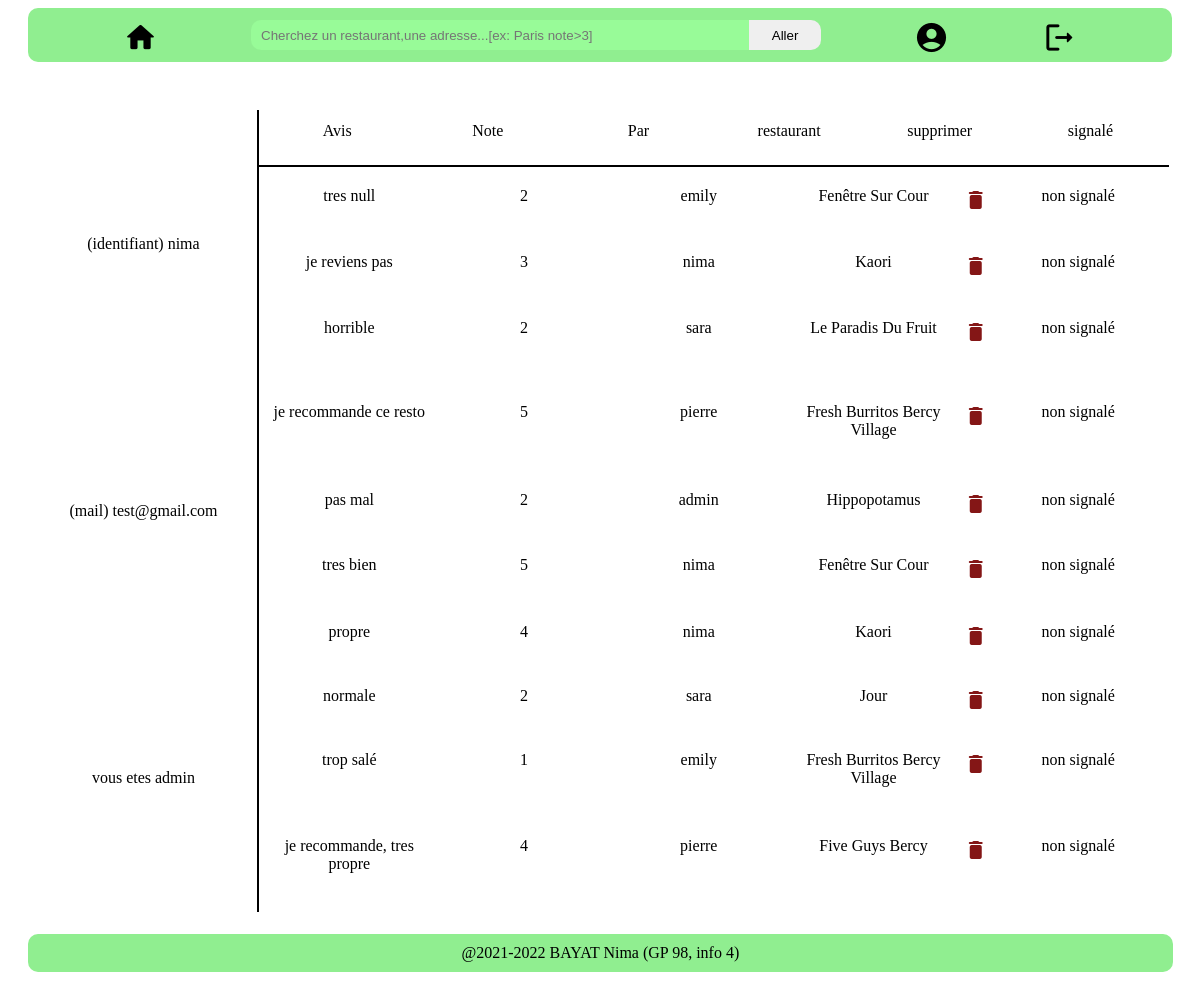
Page /src/views/profile.php (signed in) on the committed database.
### tables this page shows
create table users
(
    identifiant       varchar(32)  NOT NULL,
    mail    varchar(64) NOT NULL,
    isAdmin      INT(1) NOT NULL DEFAULT 0,
    password varchar(1024) NOT NULL,
    userID int AUTO_INCREMENT,
    PRIMARY KEY (userID)
);

create table avis(
    restaurantId int,
    userAvisId int,
    avis varchar(1024) DEFAULT NULL,
    note DOUBLE DEFAULT NULL,
    isReportedBinary INT DEFAULT 0,
    FOREIGN KEY(restaurantId) REFERENCES restaurants(restaurantID),
    FOREIGN KEY(userAvisId) REFERENCES users(userID)
);

create table restaurants
(
    nom       varchar(32)  NOT NULL,
    adress    varchar(128) NOT NULL,
    img__Path varchar(64)  NULL DEFAULT '',
    note      DOUBLE NOT NULL DEFAULT 0,
    restaurantID int AUTO_INCREMENT ,
    PRIMARY KEY (restaurantID)
);

### src/core/restoIDToName.php (called while the page is built, shortened)
<?php
function returnRestoNameFromID($id){
    $conn = getConnection();
    $conn->select_db('leProjet');
    $quary = "SELECT * from restaurants WHERE restaurantID = '$id'";
    $resault = mysqli_query($conn, $quary);
    if ($resault->num_rows > 0){
        return mysqli_fetch_array($resault)['nom'];
    }
    else return '-';
}
?>

### src/core/profileAvisListeBuilder.php (the view, shortened to what this page needs)
<?php
require_once 'restoIDToName.php';
if (isset($_SESSION['user'])){
    $identifant = $_SESSION['user'];
    $dataBaseCallResault = getUserInfoFromDataBase($identifant);
    $isAdmin = $dataBaseCallResault['isAdmin'];
    $userID = $dataBaseCallResault['userID'];
}
function profileGetAvisListe(): ?string
{
    global $isAdmin;
    global $userID;
    $conn = getConnection();
    $conn->select_db('leProjet');
    if ($isAdmin ===0){
        $quary = "SELECT * from avis WHERE userAvisId = '$userID'";
        $resault = mysqli_query($conn, $quary);
    } else {
        $quary = "SELECT * from avis";
        $resault = mysqli_query($conn, $quary);
    }
    if ($resault->num_rows > 0){
        $funcResault = '';
        while ($tmp = mysqli_fetch_array($resault)){
            $funcResault .= avisHTMLBodyBuilder($tmp['avis'], $tmp['note'],
                userIDToName($tmp['userAvisId']), returnRestoNameFromID($tmp['restaurantId']),
                $tmp['isReportedBinary'], $isAdmin);
        }
        return $funcResault;
    }
    else return null;
}
function avisHTMLBodyBuilder($avis, $note, $user, $resturant, $isReportedBinary, $isAdmin): string
{
    $tmp = '';
    if ($isAdmin == 1) {
        if ($isReportedBinary == 1) $tmp .= '<div class="avis" style="color: red">';
        else $tmp .= '<div class="avis">';
    } else $tmp .= '<div class="avis">';
    $tmp .= "<p1>$avis</p1>";
    $tmp .= "<p1>$note</p1>";
    $tmp .= "<p1>$user</p1>";
    $tmp .= "<p1>$resturant</p1>";
    $tmp .= supprimerUnAvisHTML($avis);
    if ($isAdmin == 1) {
        if ($isReportedBinary == 1) $tmp .= "<p1><a href='../core/ignorerReport.php?avis=$avis'>Ignorer</a></p1>";
        else $tmp .= "<p1>non signalé</p1>";;
    } else $tmp .= "<p1 style='color: gray'>(non admin)</p1>";
    $tmp .= '</div>';
    return $tmp;
}
function supprimerUnAvisHTML($avis){
    $tmp = '';
    $tmp .= "<a href='/src/core/supprimerAvis.php?avis=$avis' class='avis'><span class='material-icons-round'>delete</span></a>";
    return $tmp;
}

### src/core/profileBuilder.php (shortened to what this page needs)
<?php
if (isset($_SESSION['user'])){
    $identifant = $_SESSION['user'];
    $dataBaseCallResault = getUserInfoFromDataBase($identifant);
    $mail = $dataBaseCallResault['mail'];
    $isAdmin = $dataBaseCallResault['isAdmin'];
}
function getUserInfoFromDataBase($user){
    $conn = getConnection();
    $conn->select_db('leProjet');
    $quary = "SELECT * from users WHERE identifiant = '$user'";
    $resault = mysqli_query($conn, $quary);
    if ($resault->num_rows > 0){
        $resault = mysqli_fetch_array($resault);
        return $resault;
    }
    else return null;
}
$finalResault = '';
$finalResault .= "<p1>(identifiant) $identifant</p1>";
$finalResault .= "<p1>(mail) $mail</p1>";
$finalResault .= ($isAdmin==0) ? "<p1>vous n'etes pas admin</p1>" : "<p1>vous etes admin</p1>";
function getProfile(){
    global  $finalResault;
    return "<div class='profile'>$finalResault</div>";
}
?>

### src/views/css/profile.css (style rules this page uses)
.body { height: 900px; display: flex; flex-direction: column; }
.infoContainer p1 { padding: 1%; text-align: center; }
.profile { display: flex; flex-direction: column; justify-content: space-around; height: 100%; width: 100%; }
.avis { display: flex; flex-direction: row; flex-wrap: wrap; justify-content: space-evenly; padding: 3px; word-break: break-word; }
.avis p1 { flex: 1; flex-wrap: wrap; }
.avis a { text-decoration: none; color: inherit; padding-top: 10px; color: #841616; }

### rows in the picture
users: mail "test@gmail.com", isAdmin "1"
avis: avis "tres null", note "2", user "emily", restaurantId.nom "Fenêtre Sur Cour", isReportedBinary "non signalé"
avis: avis "je reviens pas", note "3", user "nima", restaurantId.nom "Kaori", isReportedBinary "non signalé"
avis: avis "horrible", note "2", user "sara", restaurantId.nom "Le Paradis Du Fruit", isReportedBinary "non signalé"
avis: avis "je recommande ce resto", note "5", user "pierre", restaurantId.nom "Fresh Burritos Bercy Village", isReportedBinary "non signalé"
avis: avis "pas mal", note "2", user "admin", restaurantId.nom "Hippopotamus", isReportedBinary "non signalé"
avis: avis "tres bien", note "5", user "nima", restaurantId.nom "Fenêtre Sur Cour", isReportedBinary "non signalé"
avis: avis "propre", note "4", user "nima", restaurantId.nom "Kaori", isReportedBinary "non signalé"
avis: avis "normale", note "2", user "sara", restaurantId.nom "Jour", isReportedBinary "non signalé"
avis: avis "trop salé", user "emily", restaurantId.nom "Fresh Burritos Bercy Village", isReportedBinary "non signalé"
avis: avis "je recommande, tres propre", note "4", user "pierre", restaurantId.nom "Five Guys Bercy", isReportedBinary "non signalé"

### other values in the picture
$identifant "nima"
